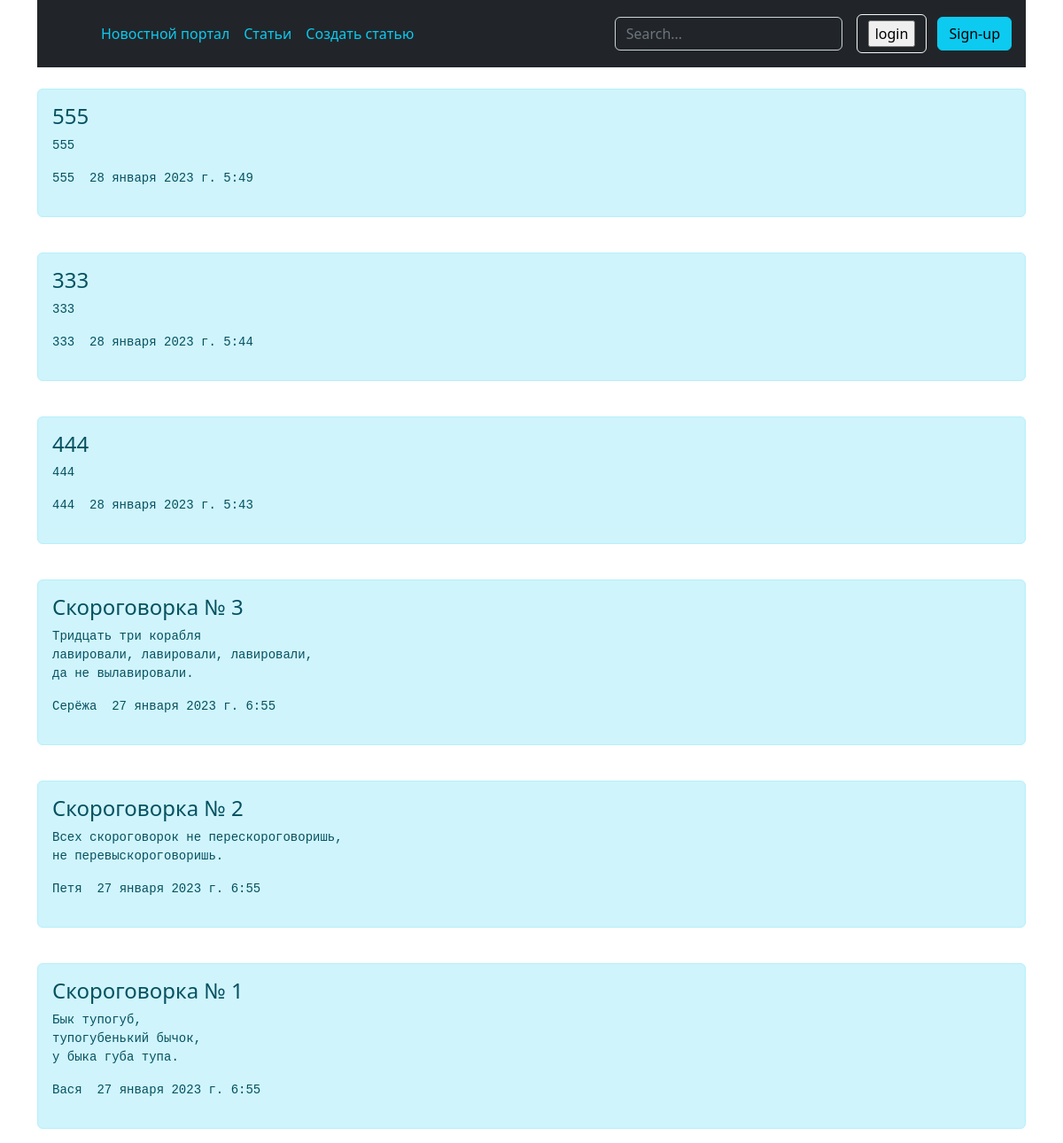
/posts, run on an earlier commit of the app's database.
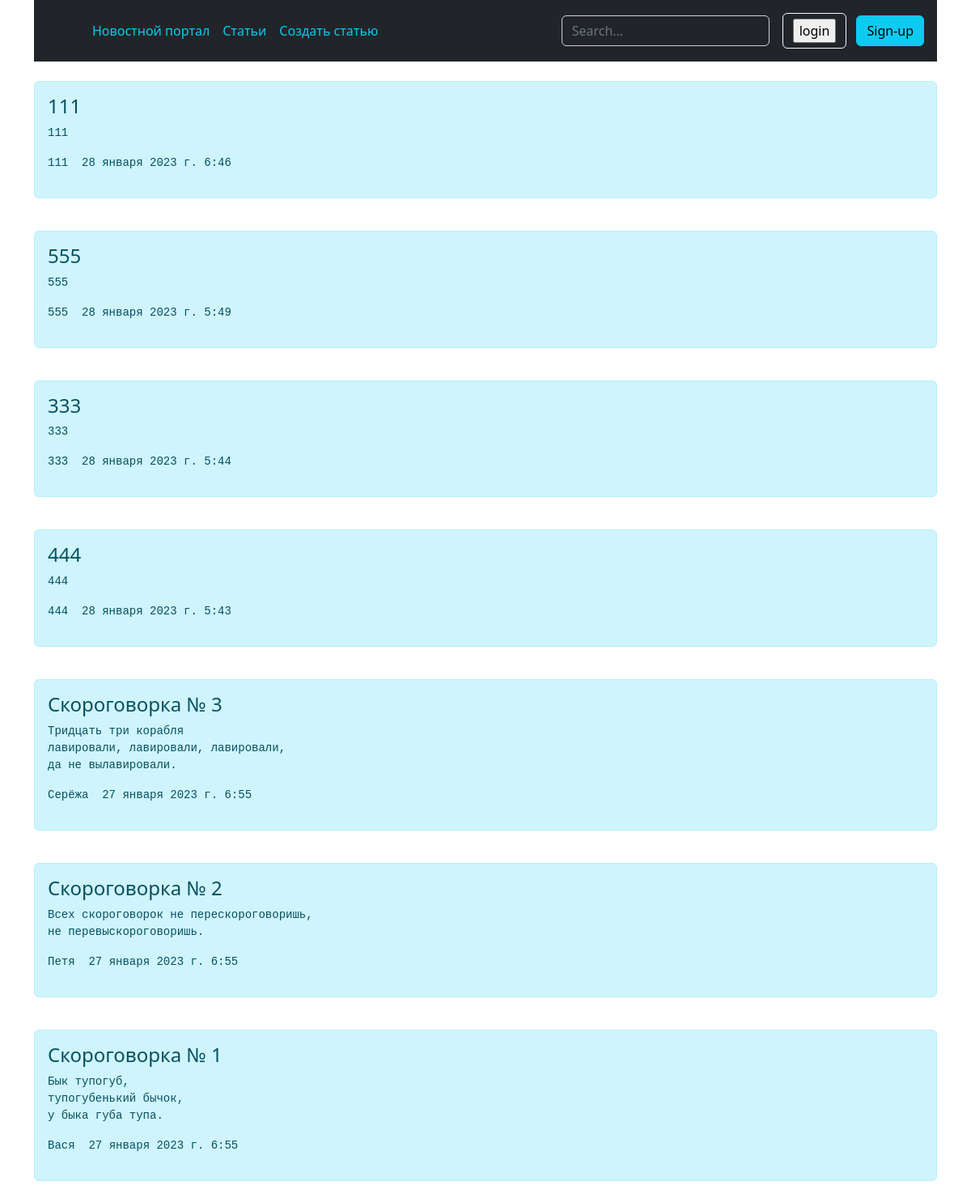
And on a later commit of the database.
### np_app/models.py (models this page shows, shortened)
class Post(models.Model):
    post_title = models.CharField('Заголовок поста', max_length=100)
    post_text = models.TextField('Текст поста', max_length=1000)
    post_author = models.CharField('Автор поста', max_length=100)
    post_date = models.DateTimeField('Дата поста', auto_now=True)
    class Meta:
        verbose_name = 'Пост'
        verbose_name_plural = 'Посты'

### np_app/views.py (the view)
# urls.py: path('posts', views.posts, name='posts'),
def posts(request):
    post = Post.objects.order_by('-id')
    return render(request, 'posts.html', {'title': 'Новостной портал - Статьи', 'post': post})

### np_app/templates/np_app/posts.html (shortened to what this page needs)
{% extends 'np_app/base.html' %}
{% block content %}
{% for el in post %}
<br>
    <div class="alert alert-info">
        <h4>{{ el.post_title }}</h4>
        <pre>{{ el.post_text }}</pre>
       <pre>{{ el.post_author}}  {{ el.post_date }}</pre>
    </div>
    {% endfor %}
{% endblock %}

What changed in the data, as far as the page shows it:
added Post: post_title "111", post_text "111", post_author "111", post_date "28 января 2023 г. 6:46"
